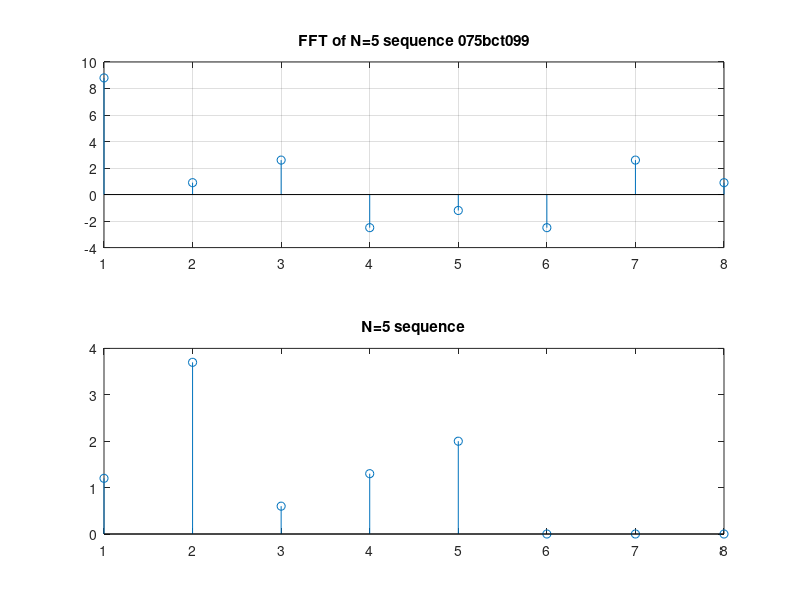

MATLAB code to generate this figure:
x = [1.2 3.7 0.6 1.3 2 0 0 0];
y = fft(x , 8);

subplot(211)
stem(y)
title("FFT of N=5 sequence 075bct099");
grid on;
subplot(212)
stem(x);
title("N=5 sequence")
